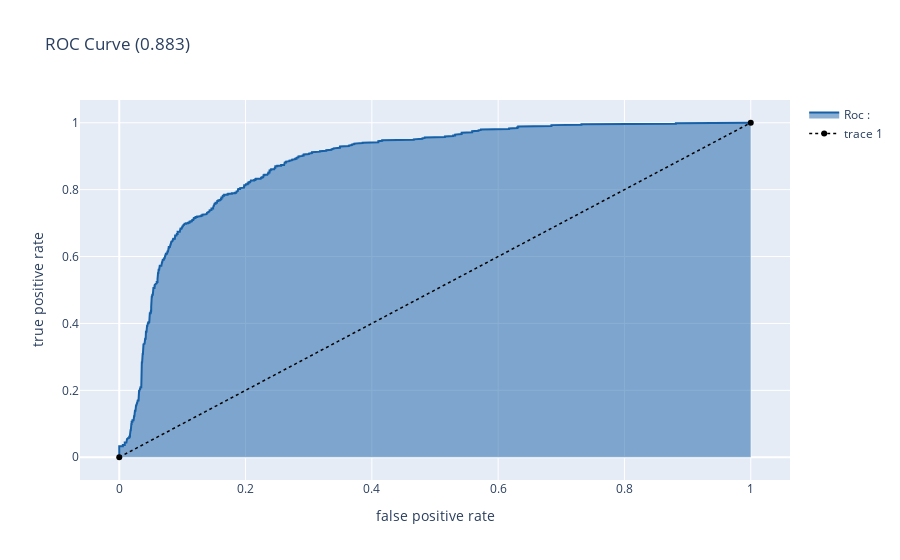

Notebook code cell kept with this figure:
### Code cell
roccurve()

### Figure 1 — Plotly figure (JSON) as saved in the notebook; plotly's stock layout.template omitted (floating-point values rounded to 4 significant figures; data arrays with more than 128 entries replaced by an {"elided": "..."} marker saying what was removed)
{"data": [{"fill": "tozeroy", "line": {"color": "rgb(22, 96, 167)", "width": 2}, "name": "Roc : ", "type": "scatter", "x": {"elided": "743 float values"}, "y": {"elided": "743 float values"}}, {"line": {"color": "black", "dash": "dot", "width": 1.5}, "type": "scatter", "x": [0, 1], "y": [0, 1]}], "layout": {"title": {"text": "ROC Curve (0.883)"}, "xaxis": {"title": {"text": "false positive rate"}}, "yaxis": {"title": {"text": "true positive rate"}}}}
